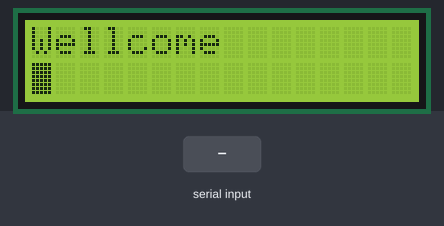
Simulated run of this sketch. Board: Arduino Uno, built with avr-gcc and run on an emulated ATmega328P. Parts: 16×2 character LCD. The inputs (shaded band) are chosen by the test bench. What the sketch prints to the serial monitor is not drawn.

Above: at 1.2 s.
1.3 s: "1" received over Serial
At 2.0 s:
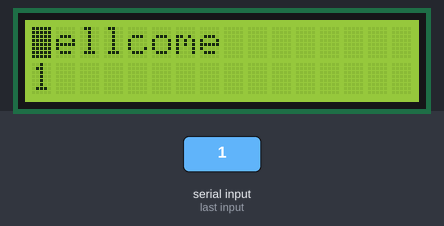
3.1 s: "0" received over Serial
At 4.6 s:
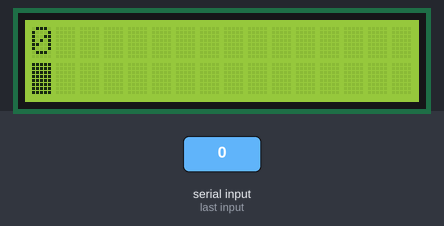
4.9 s: "2" received over Serial
At 6.5 s:
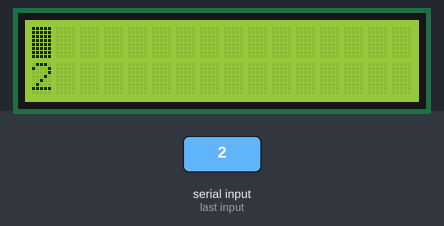
Timing chart, 0 to 8.0 s (numbered marks = the images above; inputs shaded):
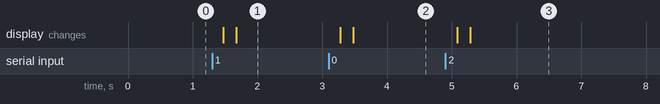

Measured:
- after the input at 1.3 s, the display: first changes after 0.17 s (image 1 shows a later state)
- after the input at 3.1 s, the display: first changes after 0.18 s (image 2 shows a later state)
- after the input at 4.9 s, the display: first changes after 0.18 s (image 3 shows a later state)

The sketch:

LCD_Print_Serial_Input.ino
```cpp
#include <LiquidCrystal.h>

LiquidCrystal lcd(12, 11,9,8,7,6, 5, 4, 3, 2);
char charArray[32] = {
  "Wellcome"};
int pointer = 1;
int serial=0;

void setup() {
  lcd.begin(16,2);
  Serial.begin(9600);
  lcd.print(charArray);
}

//Receives chars on Serial and prints it on the LCD
void loop() {
  serial=0;
  int j=0;
  lcd.setCursor(0,pointer);
  lcd.blink();
  for(int i=0;i<32;i++){
    charArray[i]=' ';
  }
  while(Serial.available()>0){
    charArray[j] = Serial.read();
    j++;
    serial=1;
  }
  if(serial==1 && j<=16){
    Serial.println(charArray);
    writeLcd(charArray);
    if(pointer==1)
      pointer=0;
    else
      pointer=1;
  }
  delay(200);
}

// Write the charArray on the LCD
void writeLcd(char* chars){
  lcd.setCursor(0,pointer);
  lcd.write(chars);
}
```
